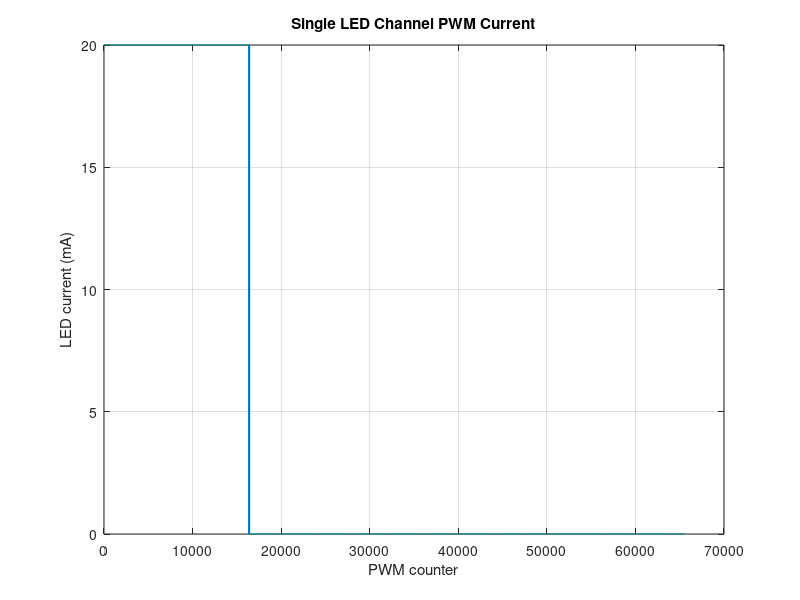

The MATLAB script that drew this image:
clc;
clear;
close all;

% -----------------------------------------
% STEP 1: Single channel AL58263Q simulation
% -----------------------------------------

% AL58263Q has 16-bit brightness control
MAX_16BIT = 65535;
pwm_percentage = 25; % Sent by gateMate
% Choose one brightness value
brightness_value = MAX_16BIT * (pwm_percentage/100);   % 50% brightness approximately

% Choose LED channel current
Imax = 20e-3;               % 20 mA maximum current

% Number of PWM counter steps
N = 65536;

% Create PWM counter
counter = 0:N-1;

% PWM output: ON when counter is below brightness value
pwm_output = counter < brightness_value;

% LED current waveform
led_current = Imax * pwm_output;

% Average current
average_current = mean(led_current);

% Display result
fprintf('Brightness value = %d out of 65535\n', brightness_value);
fprintf('Average LED current = %.3f mA\n', average_current * 1000);

% Plot PWM current
figure;
plot(counter(1:65535), led_current(1:65535) * 1000, 'LineWidth', 1.5);
grid on;
xlabel('PWM counter');
ylabel('LED current (mA)');
title('Single LED Channel PWM Current');
